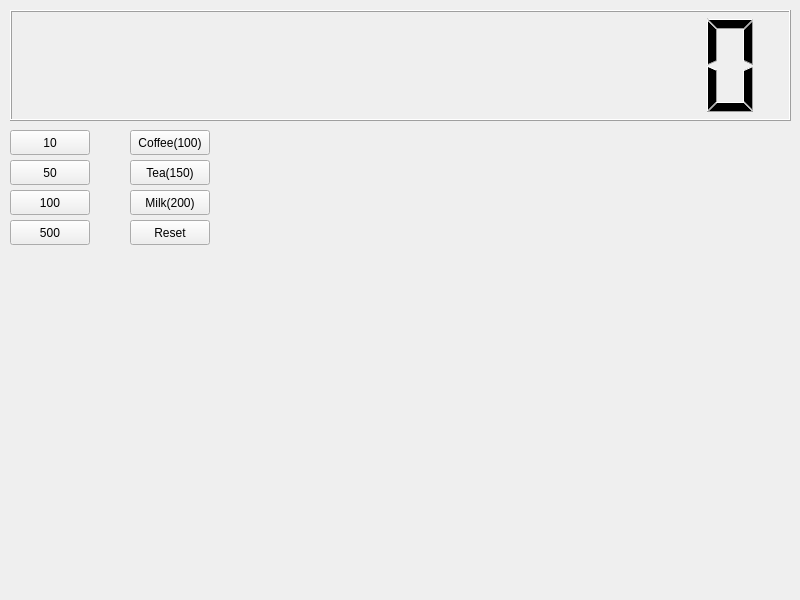
<?xml version="1.0" encoding="UTF-8"?>
<ui version="4.0">
 <class>Widget</class>
 <widget class="QWidget" name="Widget">
  <property name="geometry">
   <rect>
    <x>0</x>
    <y>0</y>
    <width>800</width>
    <height>600</height>
   </rect>
  </property>
  <property name="windowTitle">
   <string>Widget</string>
  </property>
  <widget class="QLCDNumber" name="lcdNumber">
   <property name="geometry">
    <rect>
     <x>10</x>
     <y>10</y>
     <width>781</width>
     <height>111</height>
    </rect>
   </property>
   <property name="digitCount">
    <number>13</number>
   </property>
  </widget>
  <widget class="QPushButton" name="pb10">
   <property name="geometry">
    <rect>
     <x>10</x>
     <y>130</y>
     <width>80</width>
     <height>25</height>
    </rect>
   </property>
   <property name="text">
    <string>10</string>
   </property>
  </widget>
  <widget class="QPushButton" name="pb50">
   <property name="geometry">
    <rect>
     <x>10</x>
     <y>160</y>
     <width>80</width>
     <height>25</height>
    </rect>
   </property>
   <property name="text">
    <string>50</string>
   </property>
  </widget>
  <widget class="QPushButton" name="pb100">
   <property name="geometry">
    <rect>
     <x>10</x>
     <y>190</y>
     <width>80</width>
     <height>25</height>
    </rect>
   </property>
   <property name="text">
    <string>100</string>
   </property>
  </widget>
  <widget class="QPushButton" name="pb500">
   <property name="geometry">
    <rect>
     <x>10</x>
     <y>220</y>
     <width>80</width>
     <height>25</height>
    </rect>
   </property>
   <property name="text">
    <string>500</string>
   </property>
  </widget>
  <widget class="QPushButton" name="pbCoffee">
   <property name="geometry">
    <rect>
     <x>130</x>
     <y>130</y>
     <width>80</width>
     <height>25</height>
    </rect>
   </property>
   <property name="text">
    <string>Coffee(100)</string>
   </property>
  </widget>
  <widget class="QPushButton" name="pbTea">
   <property name="geometry">
    <rect>
     <x>130</x>
     <y>160</y>
     <width>80</width>
     <height>25</height>
    </rect>
   </property>
   <property name="text">
    <string>Tea(150)</string>
   </property>
  </widget>
  <widget class="QPushButton" name="pbMilk">
   <property name="geometry">
    <rect>
     <x>130</x>
     <y>190</y>
     <width>80</width>
     <height>25</height>
    </rect>
   </property>
   <property name="text">
    <string>Milk(200)</string>
   </property>
  </widget>
  <widget class="QPushButton" name="pbReset">
   <property name="geometry">
    <rect>
     <x>130</x>
     <y>220</y>
     <width>80</width>
     <height>25</height>
    </rect>
   </property>
   <property name="text">
    <string>Reset</string>
   </property>
  </widget>
 </widget>
 <resources/>
 <connections/>
</ui>
